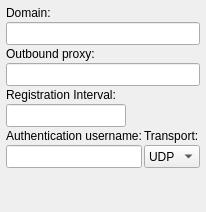
           <widget class="QWidget" name="acc_proto_advanced_sip" >
            <layout class="QVBoxLayout" >
             <property name="spacing" >
              <number>2</number>
             </property>
             <property name="leftMargin" >
              <number>6</number>
             </property>
             <property name="topMargin" >
              <number>6</number>
             </property>
             <property name="rightMargin" >
              <number>6</number>
             </property>
             <property name="bottomMargin" >
              <number>4</number>
             </property>
             <item>
              <widget class="QLabel" name="label_22" >
               <property name="sizePolicy" >
                <sizepolicy vsizetype="Preferred" hsizetype="Fixed" >
                 <horstretch>0</horstretch>
                 <verstretch>0</verstretch>
                </sizepolicy>
               </property>
               <property name="minimumSize" >
                <size>
                 <width>66</width>
                 <height>0</height>
                </size>
               </property>
               <property name="maximumSize" >
                <size>
                 <width>66</width>
                 <height>16777215</height>
                </size>
               </property>
               <property name="text" >
                <string>Domain:</string>
               </property>
              </widget>
             </item>
             <item>
              <widget class="QLineEdit" name="acc_proto_sip_domain" >
               <property name="sizePolicy" >
                <sizepolicy vsizetype="Fixed" hsizetype="Expanding" >
                 <horstretch>0</horstretch>
                 <verstretch>0</verstretch>
                </sizepolicy>
               </property>
               <property name="minimumSize" >
                <size>
                 <width>0</width>
                 <height>23</height>
                </size>
               </property>
               <property name="maximumSize" >
                <size>
                 <width>16777215</width>
                 <height>23</height>
                </size>
               </property>
              </widget>
             </item>
             <item>
              <widget class="QLabel" name="label_23" >
               <property name="text" >
                <string>Outbound proxy:</string>
               </property>
              </widget>
             </item>
             <item>
              <widget class="QLineEdit" name="acc_proto_sip_outbound" >
               <property name="sizePolicy" >
                <sizepolicy vsizetype="Fixed" hsizetype="Expanding" >
                 <horstretch>0</horstretch>
                 <verstretch>0</verstretch>
                </sizepolicy>
               </property>
               <property name="minimumSize" >
                <size>
                 <width>120</width>
                 <height>23</height>
                </size>
               </property>
               <property name="maximumSize" >
                <size>
                 <width>16777215</width>
                 <height>23</height>
                </size>
               </property>
              </widget>
             </item>
             <item>
              <widget class="QLabel" name="label_20" >
               <property name="text" >
                <string>Registration Interval:</string>
               </property>
              </widget>
             </item>
             <item>
              <widget class="QLineEdit" name="acc_proto_sip_interval" >
               <property name="sizePolicy" >
                <sizepolicy vsizetype="Fixed" hsizetype="Fixed" >
                 <horstretch>0</horstretch>
                 <verstretch>0</verstretch>
                </sizepolicy>
               </property>
               <property name="minimumSize" >
                <size>
                 <width>120</width>
                 <height>23</height>
                </size>
               </property>
               <property name="maximumSize" >
                <size>
                 <width>16777215</width>
                 <height>23</height>
                </size>
               </property>
               <property name="alignment" >
                <set>Qt::AlignLeading</set>
               </property>
              </widget>
             </item>
             <item>
              <layout class="QGridLayout" >
               <item row="0" column="0" >
                <widget class="QLabel" name="label_21" >
                 <property name="text" >
                  <string>Authentication username:</string>
                 </property>
                </widget>
               </item>
               <item row="0" column="1" >
                <widget class="QLabel" name="label_24" >
                 <property name="text" >
                  <string>Transport:</string>
                 </property>
                </widget>
               </item>
               <item row="1" column="0" >
                <widget class="QLineEdit" name="acc_proto_sip_authname" >
                 <property name="sizePolicy" >
                  <sizepolicy vsizetype="Fixed" hsizetype="Expanding" >
                   <horstretch>0</horstretch>
                   <verstretch>0</verstretch>
                  </sizepolicy>
                 </property>
                 <property name="minimumSize" >
                  <size>
                   <width>120</width>
                   <height>23</height>
                  </size>
                 </property>
                 <property name="maximumSize" >
                  <size>
                   <width>16777215</width>
                   <height>23</height>
                  </size>
                 </property>
                </widget>
               </item>
               <item row="1" column="1" >
                <widget class="QComboBox" name="acc_proto_sip_ip_transport" >
                 <property name="minimumSize" >
                  <size>
                   <width>0</width>
                   <height>23</height>
                  </size>
                 </property>
                 <property name="maximumSize" >
                  <size>
                   <width>16777215</width>
                   <height>23</height>
                  </size>
                 </property>
                 <item>
                  <property name="text" >
                   <string>UDP</string>
                  </property>
                 </item>
                 <item>
                  <property name="text" >
                   <string>TCP</string>
                  </property>
                 </item>
                 <item>
                  <property name="text" >
                   <string>TLS</string>
                  </property>
                 </item>
                </widget>
               </item>
              </layout>
             </item>
             <item>
              <spacer>
               <property name="orientation" >
                <enum>Qt::Vertical</enum>
               </property>
               <property name="sizeHint" >
                <size>
                 <width>20</width>
                 <height>40</height>
                </size>
               </property>
              </spacer>
             </item>
            </layout>
           </widget>
